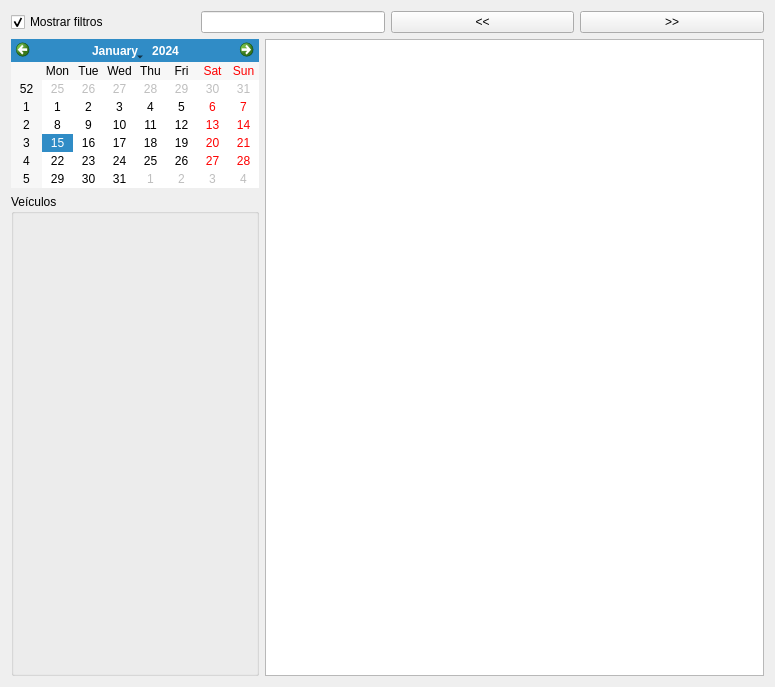
<?xml version="1.0" encoding="UTF-8"?>
<ui version="4.0">
 <class>WidgetCalendario</class>
 <widget class="QWidget" name="WidgetCalendario">
  <property name="geometry">
   <rect>
    <x>0</x>
    <y>0</y>
    <width>775</width>
    <height>687</height>
   </rect>
  </property>
  <property name="windowTitle">
   <string>Form</string>
  </property>
  <layout class="QGridLayout" name="gridLayout_4">
   <item row="1" column="0">
    <layout class="QGridLayout" name="gridLayout">
     <item row="0" column="0">
      <widget class="QCalendarWidget" name="calendarWidget">
       <property name="sizePolicy">
        <sizepolicy hsizetype="Maximum" vsizetype="Maximum">
         <horstretch>0</horstretch>
         <verstretch>0</verstretch>
        </sizepolicy>
       </property>
      </widget>
     </item>
     <item row="1" column="0">
      <widget class="QGroupBox" name="groupBoxVeiculos">
       <property name="title">
        <string>Veículos</string>
       </property>
       <layout class="QVBoxLayout" name="verticalLayout"/>
      </widget>
     </item>
    </layout>
   </item>
   <item row="1" column="1">
    <widget class="QTableWidget" name="tableWidget">
     <property name="editTriggers">
      <set>QAbstractItemView::NoEditTriggers</set>
     </property>
    </widget>
   </item>
   <item row="0" column="0" colspan="2">
    <layout class="QGridLayout" name="gridLayout_2">
     <item row="0" column="2">
      <widget class="QPushButton" name="pushButtonAnterior">
       <property name="text">
        <string>&lt;&lt;</string>
       </property>
      </widget>
     </item>
     <item row="0" column="3">
      <widget class="QPushButton" name="pushButtonProximo">
       <property name="text">
        <string>&gt;&gt;</string>
       </property>
      </widget>
     </item>
     <item row="0" column="0">
      <widget class="QCheckBox" name="checkBoxMostrarFiltros">
       <property name="text">
        <string>Mostrar filtros</string>
       </property>
       <property name="checked">
        <bool>true</bool>
       </property>
      </widget>
     </item>
     <item row="0" column="1">
      <widget class="QLineEdit" name="lineEditRange">
       <property name="sizePolicy">
        <sizepolicy hsizetype="Preferred" vsizetype="Fixed">
         <horstretch>0</horstretch>
         <verstretch>0</verstretch>
        </sizepolicy>
       </property>
       <property name="readOnly">
        <bool>true</bool>
       </property>
      </widget>
     </item>
    </layout>
   </item>
  </layout>
 </widget>
 <resources/>
 <connections/>
</ui>
